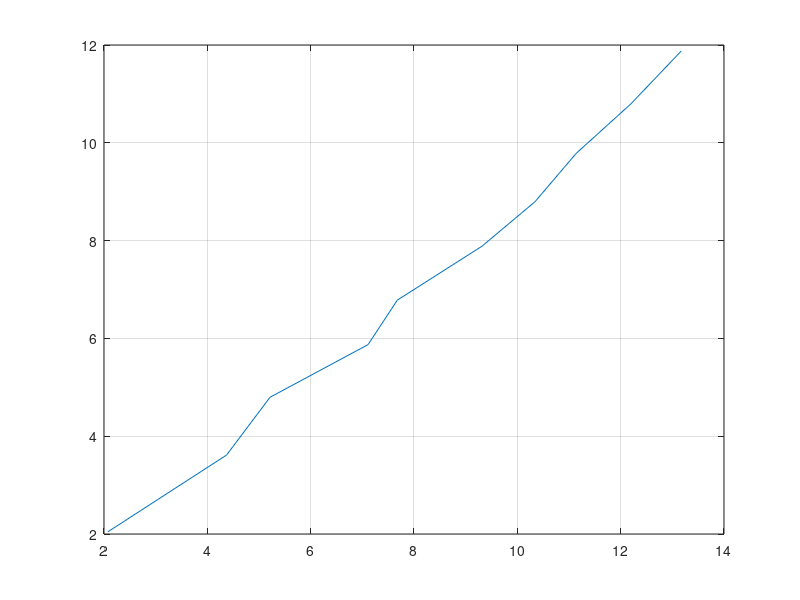
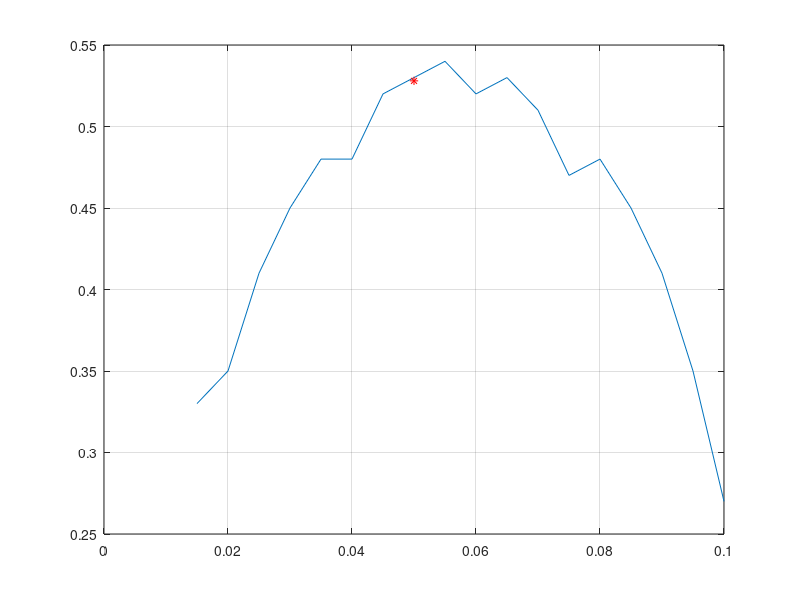
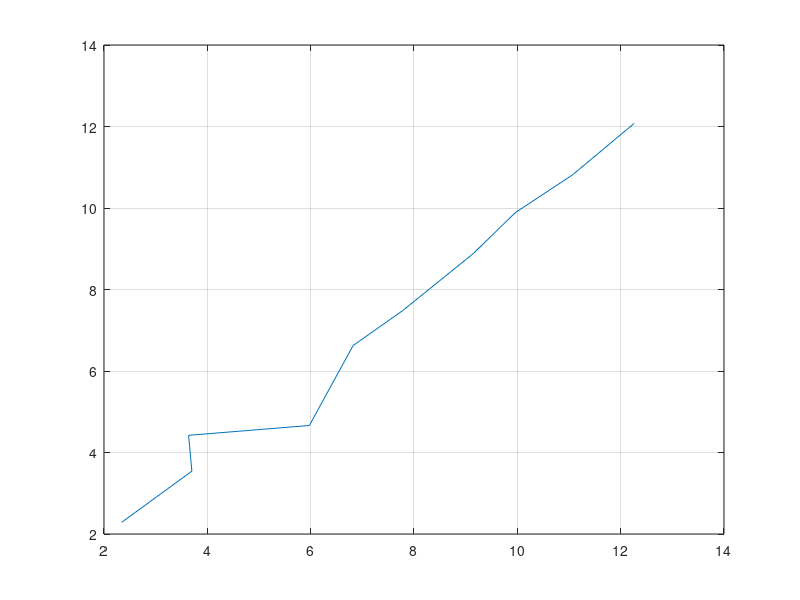

MATLAB code for these plots, in order:
%Just adding a comment to see that git works the way I think
%I THINK IT WORKS!!

% this is the first (very wrong one) that we did
% u = [0, 10, 20, 30, 40, 50, 60];
% volt = [-108e-3, -.107e-3, -51e-3, 0.01, 0.32, 0.52, 0.81] ;%mV
clear 
close all 


%calibration
% Voltage from pitot tube at atm pressure, not sure why I called it U...
atmU = mean([-110.3, -109.9, -110.409, -110.362, -110.895, -110.484])*1e-3;
c2 = 98.8;
c1 = -c2*atmU;

% constants
rho = 1.2754;
A1 = pi*(.1/2)^2;
A2 = pi*(.05/2)^2;


% Task 1
%-------------------------------------------------------------
%-------------------------------------------------------------

u_fan = [20, 25, 30, 35, 40, 45, 50, 55, 60, 65]; %Unitless, speed of fan
pitot = [-82.6e-3, 13e-3, 65e-3, .216, .27, .45, .58, .69, .85, 1.01]; %Volts
Pdiff = [40, -590+715, 760-540, 820-490, 870-430, 950-355, 1020-280,1100-185, 1210-95, 1325+25]; %Pascal ?

Pdiff_pitot = c1+c2*pitot;

%Calc w1 and u for task 1
w1 = sqrt(2*Pdiff/rho)*A2/sqrt(A1^2-A2^2);
u = sqrt(2*Pdiff_pitot/rho);

% close all 
figure
plot(u,w1)
hold on 
grid on 





%% Task 2
%-------------------------------------------------------------
%-------------------------------------------------------------
% close all
dist = [15, 20, 25, 30, 35, 40, 45, 50, 55, 60, 65, 70, 75, 80, 85, 90, 95, 100]*1e-3; %Distance from top of tube in m
volt2 = [.33, .35, .41, .45, .48, .48, .52, .53, .54, .52, .53, .51, .47, .48, .45, .41, .35, .27]; %Volt from pitot tube

figure
plot(dist,volt2)
hold on
grid on 


% extra measurement in the middle of the tube to see if it was really asymmetric
dist_middle = 50e-3;
volt_middle = mean([56.7, 62.1,53.0,51.8,43.5, 49.7])*1e-2;
plot(dist_middle,volt_middle,'r*')




%% Task 3 , redo task 1 with pitot tube in the back
%-------------------------------------------------------------
%-------------------------------------------------------------
u_fan2 = [20, 25, 30, 35, 40, 45, 50, 55, 60, 65]; %Unitless, speed of fan
Pdiff2 = [675-625, 710-590, 740-553, 705-497, 860-440, 915-380, 1025-270, 1115-180, 1205-87, 1345+50]; %Pascal ? 
pitot2 = [-.075, -.022, -.025, .12, .19, .28, .43, .53, .68, .86]; % Volt



Pdiff_pitot2 = c1+c2*pitot2;

%same calculations as task 1 (literally copy-pasted)
w1_2 = sqrt(2*Pdiff2/rho)*A2/sqrt(A1^2-A2^2);
u2 = sqrt(2*Pdiff_pitot2/rho);



% close all 
figure
plot(u2,w1_2)
hold on 
grid on 





